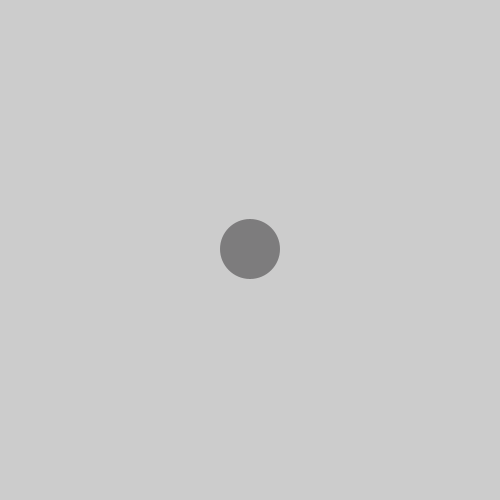
Frame 1 (no input)
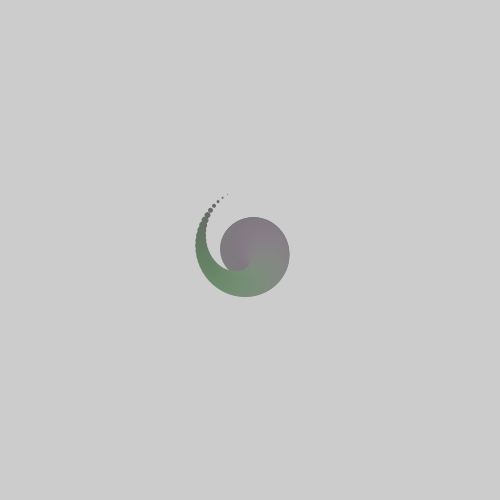
Frame 60 (the mouse pressed at the canvas centre just before this capture)
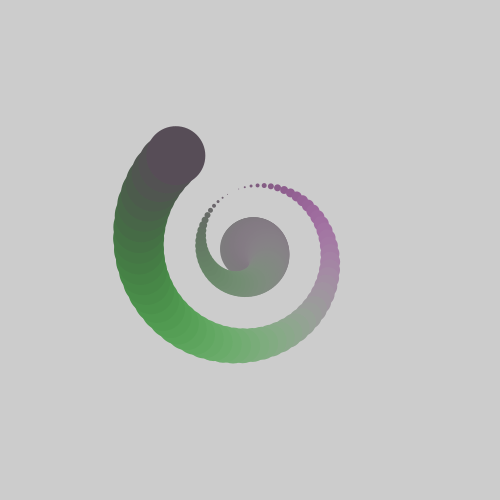
Frame 120 (the mouse held since frame 60 and released just before this capture)

The Processing sketch that drew these frames (run headless with seeded random() and noise(); from frame 60 on, the mouse is pressed at the canvas centre):

// Processing sketch: spiral
// ── spiral.pde
void setup()
{
  size(500, 500);
  cx = width / 2;
  cy = height / 2;
}

float cx, cy;
float theta = 0;
float r1 = 1;
float r2 = 60;

void draw()
{
  float x = cx + sin(theta) * r1;
  float y = cy - cos(theta) * r1;
  
  noStroke();
  fill(x/2, y/2, x/ 2);
  ellipse(x, y, r2, r2);
  theta += 0.1f;
  r1 ++;
  r2 -=1;
  
  
}
